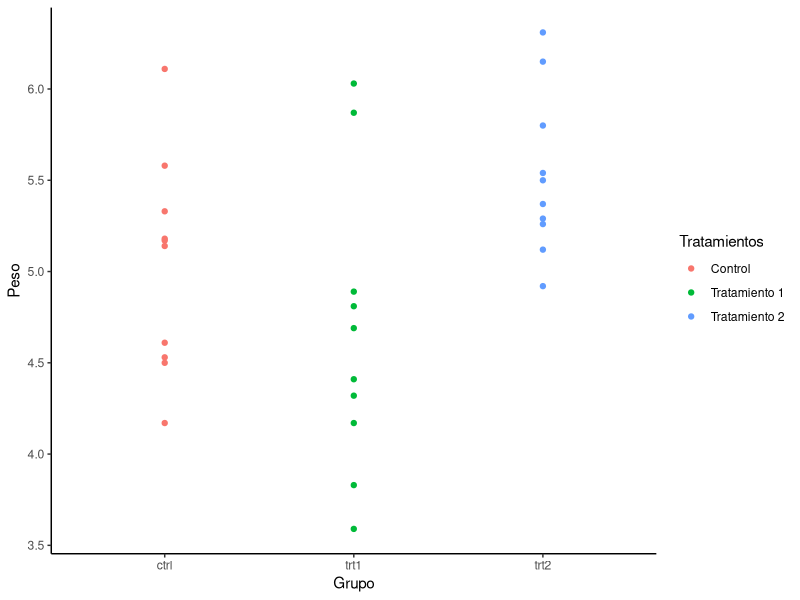
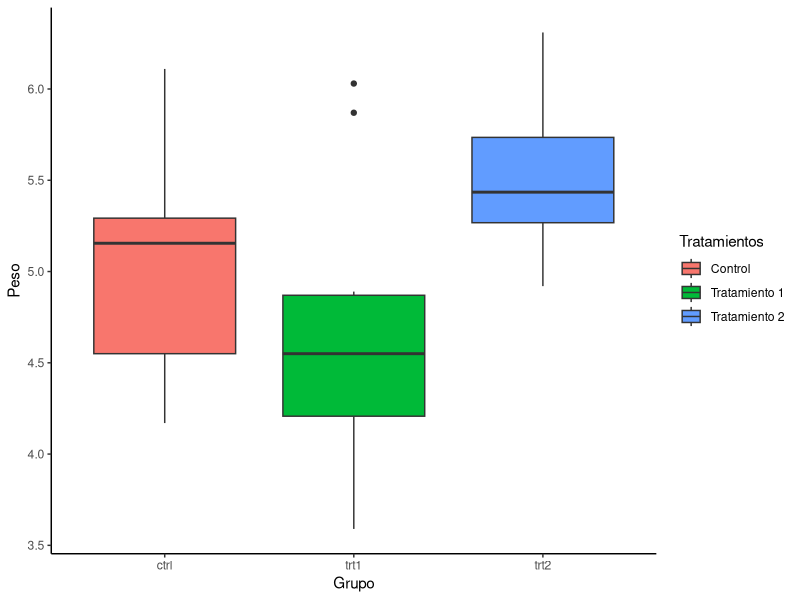
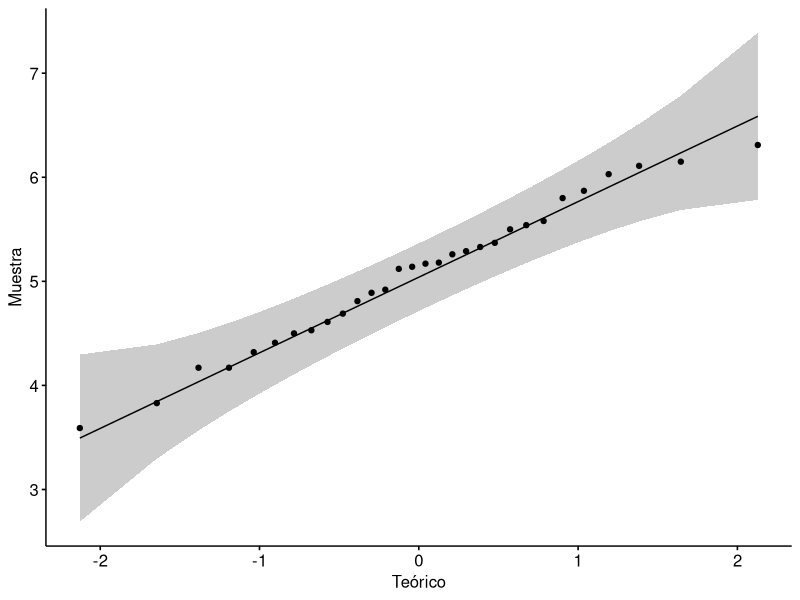
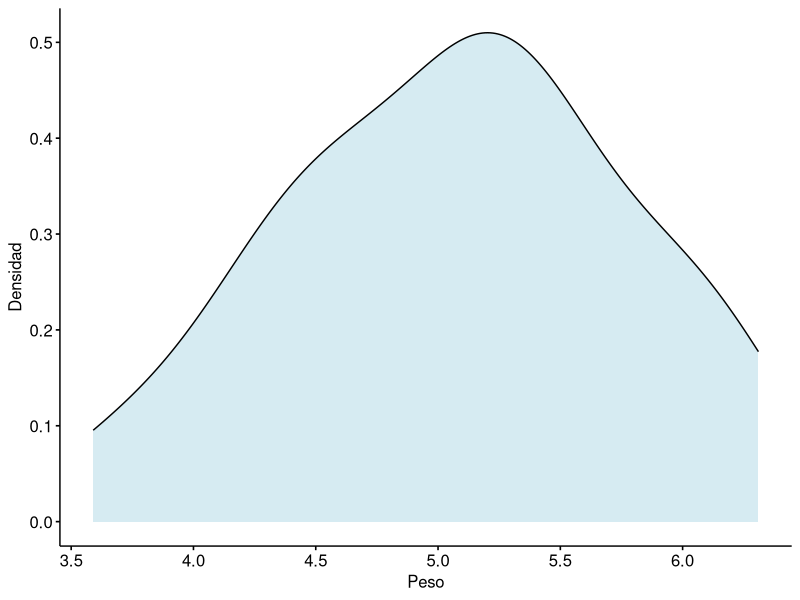

Generate these figures, in order, with R:
## ---- chunk 1
library(knitr)
library(bookdown)
library(vegan)
library(tidyverse)
library(kableExtra)
library(knitr)
## ---- chunk 2
data("PlantGrowth")
## ---- chunk 3
library(ggplot2)

ggplot(PlantGrowth) + geom_point(aes(group, weight, color = group)) + 
  xlab("Grupo") +
  ylab("Peso") +
  scale_color_discrete(name = "Tratamientos", labels = c("Control", "Tratamiento 1", "Tratamiento 2")) +
  theme_classic()
## ---- chunk 4
library(ggplot2)

ggplot(PlantGrowth) + geom_boxplot(aes(group, weight, fill = group)) + 
  xlab("Grupo") +
  ylab("Peso") +
  scale_fill_discrete(name = "Tratamientos", labels = c("Control", "Tratamiento 1", "Tratamiento 2")) +
  theme_classic()
## ---- chunk 5
library(tidyverse)
library(rstatix)

PlantGrowth %>% group_by(group) %>% shapiro_test(weight) #Agrupamos los datos por tratamiento.
## ---- chunk 6
PlantGrowth$weight %>% shapiro.test
## ---- chunk 7
library(ggpubr)

ggqqplot(PlantGrowth$weight) +
  xlab("Teórico") +
  ylab("Muestra")
## ---- chunk 8
ggdensity(PlantGrowth$weight, fill = "lightblue") +
  xlab("Peso") +
  ylab("Densidad")
## ---- chunk 9
bartlett.test(weight ~ group, PlantGrowth)
## ---- chunk 10
library(car)

leveneTest(weight ~ group, PlantGrowth, mean)
## ---- chunk 11
leveneTest(weight ~ group, PlantGrowth)
## ---- chunk 12
str(PlantGrowth)
## ---- chunk 13
datos <- as.factor(c("Tratamiento1", "Tratamiento2", "Control"))
str(datos)
## ---- chunk 14
anova.tabla <- data.frame(Fuentes = c("Entre grupos (Tratamientos)", "Dentro de grupos (Residuales)", "Total"))
anova.tabla$gl <- c("$k - 1$", "$n - k$", "$n - 1$")
anova.tabla$SC <- c("$\\sum_{i = 1}^{k}n_{i}(\\overline{x}_{i} - \\overline{x})^2$",
                    "$\\sum_{i = 1}^{k}\\sum_{j = 1}^{n_i}(x_{ij} - \\overline{x}_{i})^2$",
                    "$\\sum_{i = 1}^{k}\\sum_{j = 1}^{n_i}(x_{ij}-\\overline{x})^2$")
anova.tabla$CM <- c("$\\frac{SC_{entre}}{gl_{entre}}$",
                    "$\\frac{SC_{dentro}}{gl_{dentro}}$", NA)
anova.tabla$F_ratio <- c("$\\frac{CM_{entre}}{CM_{dentro}}$", NA, NA)
options(knitr.kable.NA = '')
knitr::kable(anova.tabla, caption = "Tabla de ANOVA", escape = FALSE) %>% column_spec(1, bold = TRUE)
